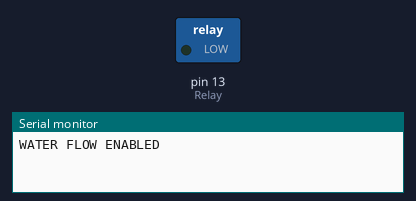
Bench run of a sketch on a simulated Arduino Uno, built with avr-gcc and run on an emulated ATmega328P. Shown: switched loads named in the sketch (green lamp = pin HIGH), the last lines printed to the serial monitor.

Above: at 0.1 s.
At 80.1 s:
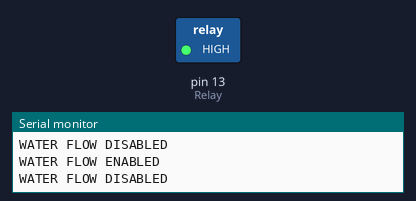
Timing chart, 0 to 81.6 s (numbered marks = the images above):
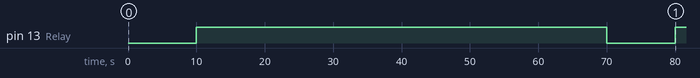

Measured:
- by itself, pin 13 (Relay): LOW → HIGH at 10.0 s, → LOW 60.0 s later, → HIGH 10.0 s later

The sketch:

Autonomic_water_pump.ino
```cpp
/* This code is an autonomatic water pump program meant to switch a solenoid Valve by controlling its relay */

#define Relay 13 // Intializes and defines the use of digital pin 13 to send signal to the relay
void setup() {
 // put your setup code here, to run once:

 pinMode(13, OUTPUT);
 // Setup digital pin 13 where the relay is connected as an output pin that will give out information

 Serial.begin(9600);
 // Intializes the IDE serial monitor to print statements from the result

}

void loop() {
  // put your main code here, to run repeatedly:

Serial.println("WATER FLOW ENABLED");
// Communicates the serial monitor to print the statement showing the condition of the relay

digitalWrite(Relay, LOW);
/* Sends a digital signal to turn ON the relay which will also open up the Solenoid Valve to allow water
  passage to the plants */

delay(10000);
// Will turn the Solenoid Valve ON for the 1hr to ensure optimum and sufficient water supply to plants

Serial.println("WATER FLOW DISABLED");
//  Communicates the serial monitor to print the statement showing the condition of the relay

digitalWrite(Relay, HIGH);
/* Sends a digital siganl to turn OFF the relay which will also open up the Solenoid Valve to allow water
  passage to the plants */

delay(60000);
// Turns of the Solenoid Valve for the next 3hrs before the next water supply cycle
}
```
